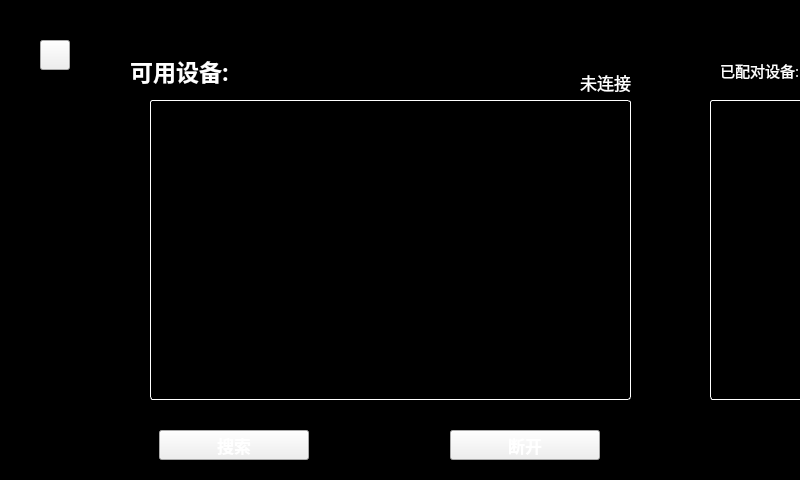
<?xml version="1.0" encoding="UTF-8"?>
<ui version="4.0">
 <class>hp_dialog_bluetooth_old</class>
 <widget class="QWidget" name="hp_dialog_bluetooth_old">
  <property name="geometry">
   <rect>
    <x>0</x>
    <y>0</y>
    <width>800</width>
    <height>480</height>
   </rect>
  </property>
  <property name="windowTitle">
   <string>Form</string>
  </property>
  <widget class="QFrame" name="frame">
   <property name="geometry">
    <rect>
     <x>0</x>
     <y>0</y>
     <width>800</width>
     <height>480</height>
    </rect>
   </property>
   <property name="styleSheet">
    <string notr="true">QFrame{
background-color: rgb(0, 0, 0);
}</string>
   </property>
   <property name="frameShape">
    <enum>QFrame::StyledPanel</enum>
   </property>
   <property name="frameShadow">
    <enum>QFrame::Raised</enum>
   </property>
   <widget class="QListWidget" name="listWidget_availableDevice">
    <property name="geometry">
     <rect>
      <x>150</x>
      <y>100</y>
      <width>481</width>
      <height>300</height>
     </rect>
    </property>
    <property name="font">
     <font>
      <pointsize>18</pointsize>
     </font>
    </property>
    <property name="focusPolicy">
     <enum>Qt::NoFocus</enum>
    </property>
    <property name="styleSheet">
     <string notr="true">QAbstractItemView {
	background-color:#000000;
	color:#ffffff;
	border:1px solid rgb(255,255,255);
border-radius:3px;
}
QAbstractItemView::item:selected {
	color: #ffffff;
	background-color: rgb(0, 221, 253);
}

QScrollBar:vertical{    
width:3px;/*整个滑动条的宽度*/
background:rgb(45, 48, 51);
border:none;
margin:3px 0px 3px 0px;/*上下两个小方块的长宽 也控制滑动条宽度*/
}

QScrollBar::handle:vertical{
background:rgb(0, 221, 253);/*中间滑块的颜色*/
border:none;
border-radius:3px;
}

QScrollBar::add-line:vertical {
width: 3px;
background:rgb(22, 24, 26);
border:none;
subcontrol-position:right;
subcontrol-origin:margin;
}
QScrollBar::sub-line:vertical {
border:none;
background:rgb(22, 24, 26);
width: 3px;
subcontrol-origin:margin;
subcontrol-position:left;
}
QScrollBar::top-arrow:vertical{
subcontrol-origin: margin;
height:3px;
width:3px;
border:0px solid rgb(45, 48, 51);
background:rgb(45, 48, 51);
}
QScrollBar::bottom-arrow:vertical{
subcontrol-origin: margin;
height:3px;
width:3px;
border:0px solid rgb(45, 48, 51);
background:rgb(45, 48, 51);
}
QScrollBar::sub-page:vertical{
background:black;
}
QScrollBar::add-page:vertical
{
background:black;
}</string>
    </property>
    <property name="currentRow">
     <number>-1</number>
    </property>
   </widget>
   <widget class="QLabel" name="label_availableDevice">
    <property name="geometry">
     <rect>
      <x>130</x>
      <y>50</y>
      <width>180</width>
      <height>41</height>
     </rect>
    </property>
    <property name="font">
     <font>
      <family>微软雅黑</family>
      <pointsize>17</pointsize>
      <weight>75</weight>
      <bold>true</bold>
     </font>
    </property>
    <property name="styleSheet">
     <string notr="true">color:white;</string>
    </property>
    <property name="text">
     <string>可用设备:</string>
    </property>
    <property name="alignment">
     <set>Qt::AlignLeading|Qt::AlignLeft|Qt::AlignVCenter</set>
    </property>
   </widget>
   <widget class="QLabel" name="label_pariedDevice">
    <property name="geometry">
     <rect>
      <x>720</x>
      <y>50</y>
      <width>180</width>
      <height>41</height>
     </rect>
    </property>
    <property name="font">
     <font>
      <family>微软雅黑</family>
      <pointsize>11</pointsize>
      <weight>50</weight>
      <bold>false</bold>
     </font>
    </property>
    <property name="styleSheet">
     <string notr="true">color:white;</string>
    </property>
    <property name="text">
     <string>已配对设备:</string>
    </property>
    <property name="alignment">
     <set>Qt::AlignLeading|Qt::AlignLeft|Qt::AlignVCenter</set>
    </property>
   </widget>
   <widget class="QToolButton" name="toolButton_search">
    <property name="geometry">
     <rect>
      <x>159</x>
      <y>430</y>
      <width>150</width>
      <height>30</height>
     </rect>
    </property>
    <property name="font">
     <font>
      <family>微软雅黑</family>
      <pointsize>13</pointsize>
      <weight>75</weight>
      <bold>true</bold>
     </font>
    </property>
    <property name="styleSheet">
     <string notr="true">
QToolButton{
border-image: url(:/res/label_Background_n.png);
color:white;
}

QToolButton::pressed{
border-image: url(:/res/label_Background_s.png);color:white;
}
</string>
    </property>
    <property name="text">
     <string>搜索</string>
    </property>
   </widget>
   <widget class="QToolButton" name="toolButton_disconnect">
    <property name="geometry">
     <rect>
      <x>450</x>
      <y>430</y>
      <width>150</width>
      <height>30</height>
     </rect>
    </property>
    <property name="font">
     <font>
      <family>微软雅黑</family>
      <pointsize>13</pointsize>
      <weight>75</weight>
      <bold>true</bold>
     </font>
    </property>
    <property name="styleSheet">
     <string notr="true">QToolButton{
border-image: url(:/res/label_Background_n.png);
color:white;
}

QToolButton::pressed{
border-image: url(:/res/label_Background_s.png);
color:white;
}
</string>
    </property>
    <property name="text">
     <string>断开</string>
    </property>
   </widget>
   <widget class="QToolButton" name="toolButton_close">
    <property name="geometry">
     <rect>
      <x>40</x>
      <y>40</y>
      <width>30</width>
      <height>30</height>
     </rect>
    </property>
    <property name="styleSheet">
     <string notr="true">
QToolButton{
border-image: url(:/res/returnBig_n.png);
}

QToolButton::pressed{
border-image: url(:/res/returnBig_s.png);
}

QToolButton::disabled{
border-image: url(:/res/returnBig_d.png);
}
</string>
    </property>
    <property name="text">
     <string/>
    </property>
   </widget>
   <widget class="QListWidget" name="listWidget_pairedDevice">
    <property name="geometry">
     <rect>
      <x>710</x>
      <y>100</y>
      <width>350</width>
      <height>300</height>
     </rect>
    </property>
    <property name="font">
     <font>
      <pointsize>15</pointsize>
     </font>
    </property>
    <property name="focusPolicy">
     <enum>Qt::NoFocus</enum>
    </property>
    <property name="styleSheet">
     <string notr="true">QAbstractItemView {
	background-color:#000000;
	color:#ffffff;
	border:1px solid #ffffff;
border-radius:3px;
}
QAbstractItemView::item:selected {
	color: #ffffff;
	background-color: #000000;
}

QScrollBar:vertical{    
width:15px;/*整个滑动条的宽度*/
background:rgb(45, 48, 51);
border:none;
margin:15px 0px 15px 0px;/*上下两个小方块的长宽 也控制滑动条宽度*/
}

QScrollBar::handle:vertical{
background:rgb(45, 48, 51);/*中间滑块的颜色*/
border:none;
border-radius:0px;
}

QScrollBar::add-line:vertical {
width: 20px;
background:rgb(22, 24, 26);
border:none;
subcontrol-position:right;
subcontrol-origin:margin;
}
QScrollBar::sub-line:vertical {
border:none;
background:rgb(22, 24, 26);
width: 20px;
subcontrol-origin:margin;
subcontrol-position:left;
}
QScrollBar::top-arrow:vertical{
subcontrol-origin: margin;
height:15px;
width:15px;
border:0px solid rgb(45, 48, 51);
background:rgb(45, 48, 51);
}
QScrollBar::bottom-arrow:vertical{
subcontrol-origin: margin;
height:15px;
width:15px;
border:0px solid rgb(45, 48, 51);
background:rgb(45, 48, 51);
}
QScrollBar::sub-page:vertical{
background:grey;
}
QScrollBar::add-page:vertical
{
background:grey;
}/*
*/</string>
    </property>
   </widget>
   <widget class="QLabel" name="label_bleStatus">
    <property name="geometry">
     <rect>
      <x>290</x>
      <y>70</y>
      <width>341</width>
      <height>24</height>
     </rect>
    </property>
    <property name="font">
     <font>
      <family>微软雅黑</family>
      <pointsize>13</pointsize>
      <weight>50</weight>
      <bold>false</bold>
     </font>
    </property>
    <property name="styleSheet">
     <string notr="true">color:white;</string>
    </property>
    <property name="text">
     <string>未连接</string>
    </property>
    <property name="alignment">
     <set>Qt::AlignRight|Qt::AlignTrailing|Qt::AlignVCenter</set>
    </property>
   </widget>
   <widget class="QLabel" name="label_bleSearchStatus">
    <property name="geometry">
     <rect>
      <x>20</x>
      <y>400</y>
      <width>611</width>
      <height>24</height>
     </rect>
    </property>
    <property name="font">
     <font>
      <family>微软雅黑</family>
      <pointsize>13</pointsize>
      <weight>50</weight>
      <bold>false</bold>
     </font>
    </property>
    <property name="styleSheet">
     <string notr="true">color:white;</string>
    </property>
    <property name="text">
     <string/>
    </property>
    <property name="alignment">
     <set>Qt::AlignRight|Qt::AlignTrailing|Qt::AlignVCenter</set>
    </property>
   </widget>
   <zorder>listWidget_availableDevice</zorder>
   <zorder>label_availableDevice</zorder>
   <zorder>label_pariedDevice</zorder>
   <zorder>toolButton_close</zorder>
   <zorder>listWidget_pairedDevice</zorder>
   <zorder>label_bleStatus</zorder>
   <zorder>toolButton_search</zorder>
   <zorder>toolButton_disconnect</zorder>
   <zorder>label_bleSearchStatus</zorder>
  </widget>
 </widget>
 <resources/>
 <connections/>
</ui>
